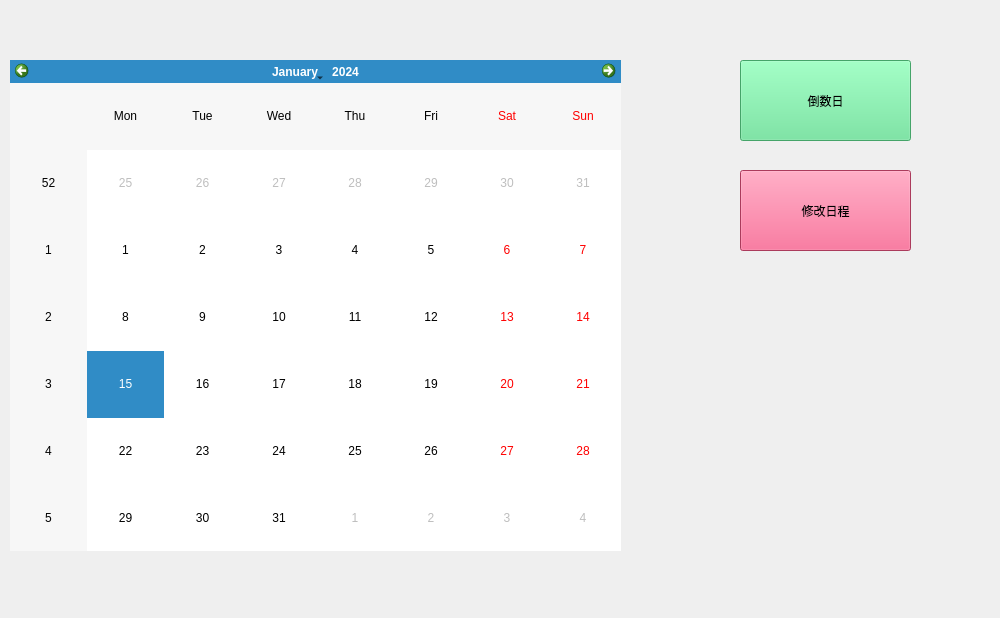
<?xml version="1.0" encoding="UTF-8"?>
<ui version="4.0">
 <class>calendarMC</class>
 <widget class="QWidget" name="calendarMC">
  <property name="geometry">
   <rect>
    <x>0</x>
    <y>0</y>
    <width>1000</width>
    <height>618</height>
   </rect>
  </property>
  <property name="minimumSize">
   <size>
    <width>1000</width>
    <height>618</height>
   </size>
  </property>
  <property name="maximumSize">
   <size>
    <width>1000</width>
    <height>618</height>
   </size>
  </property>
  <property name="windowTitle">
   <string>日历</string>
  </property>
  <property name="windowIcon">
   <iconset>
    <normaloff>:/image/cal_ico.jpg</normaloff>:/image/cal_ico.jpg</iconset>
  </property>
  <property name="styleSheet">
   <string notr="true"/>
  </property>
  <widget class="QWidget" name="widget" native="true">
   <property name="geometry">
    <rect>
     <x>340</x>
     <y>350</y>
     <width>486</width>
     <height>53</height>
    </rect>
   </property>
   <layout class="QHBoxLayout" name="horizontalLayout"/>
  </widget>
  <widget class="QCalendarWidget" name="calendarWidget">
   <property name="geometry">
    <rect>
     <x>10</x>
     <y>60</y>
     <width>611</width>
     <height>491</height>
    </rect>
   </property>
   <property name="whatsThis">
    <string>&lt;html&gt;&lt;head/&gt;&lt;body&gt;&lt;p&gt;你好&lt;/p&gt;&lt;/body&gt;&lt;/html&gt;</string>
   </property>
   <property name="styleSheet">
    <string notr="true">QCalendarWidget#calendarWidget {
	background-color: rgb(0, 255, 127);
}
</string>
   </property>
  </widget>
  <widget class="QPushButton" name="countdowndays">
   <property name="geometry">
    <rect>
     <x>740</x>
     <y>60</y>
     <width>171</width>
     <height>81</height>
    </rect>
   </property>
   <property name="styleSheet">
    <string notr="true">QPushButton#countdowndays{background-color: rgb(96, 229, 147);width: 60px;height: 35px;}</string>
   </property>
   <property name="text">
    <string>倒数日</string>
   </property>
  </widget>
  <widget class="QPushButton" name="Modify">
   <property name="geometry">
    <rect>
     <x>740</x>
     <y>170</y>
     <width>171</width>
     <height>81</height>
    </rect>
   </property>
   <property name="styleSheet">
    <string notr="true">QPushButton#Modify{background-color: rgb(239, 82, 129);width: 60px;height: 35px;}</string>
   </property>
   <property name="text">
    <string>修改日程</string>
   </property>
  </widget>
 </widget>
 <resources/>
 <connections/>
</ui>
